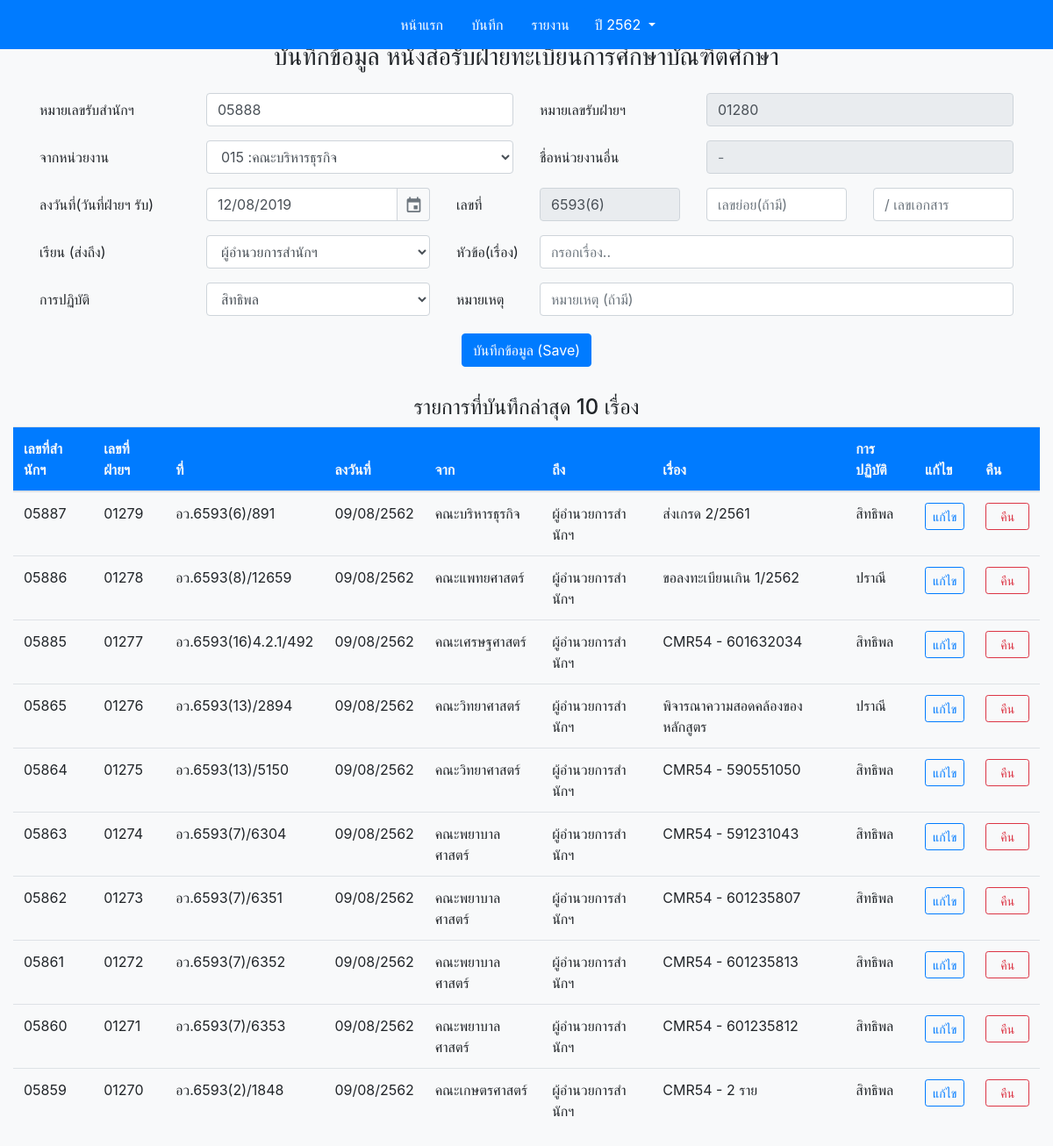
Page /edit.php on the committed database.
### tables this page shows
CREATE TABLE `doc` (
  `reg_num` smallint(5) UNSIGNED ZEROFILL NOT NULL DEFAULT 00000,
  `gra_num` smallint(5) UNSIGNED ZEROFILL NOT NULL,
  `date` date NOT NULL,
  `fac_id` smallint(3) NOT NULL DEFAULT 0,
  `from_sub_num` varchar(15) NOT NULL,
  `from_run_num` varchar(15) DEFAULT NULL,
  `dear_to_id` tinyint(1) NOT NULL DEFAULT 0,
  `title` varchar(250) NOT NULL,
  `staff_id` tinyint(1) NOT NULL,
  `status` bit(1) DEFAULT b'1' COMMENT '0 = คืน',
  `year_show` smallint(4) NOT NULL DEFAULT 0
);

CREATE TABLE `fac` (
  `fac_id` smallint(3) UNSIGNED ZEROFILL NOT NULL,
  `fac_name` varchar(70) NOT NULL,
  `fac_name_eng` varchar(255) DEFAULT '',
  `fac_doc_code` varchar(15) NOT NULL DEFAULT ''
);

CREATE TABLE `dear_to` (
  `dear_to_id` tinyint(1) NOT NULL DEFAULT 0,
  `dear_to_title` varchar(60) DEFAULT NULL
);

CREATE TABLE `staff` (
  `staff_id` tinyint(1) UNSIGNED NOT NULL,
  `staff_name` varchar(20) NOT NULL,
  `staff_surname` varchar(20) NOT NULL
);

### fetch.php (the view, shortened to what this page needs)
<?php
require_once("config.inc");
$year_show = !empty($_GET["get_year_show"]) ? $_GET["get_year_show"] : date("Y")+543;
if(isset($_GET['s']) && $_GET['s']!=''){
  $search_text = $_GET['s'];
  $sql = "SELECT * FROM doc LEFT JOIN fac ON doc.fac_id = fac.fac_id
        LEFT JOIN others_fac ON (doc.gra_num = others_fac.gra_num AND doc.year_show = others_fac.year_show)
        LEFT JOIN staff ON doc.staff_id = staff.staff_id
        LEFT JOIN dear_to ON doc.dear_to_id = dear_to.dear_to_id
        LEFT JOIN tips ON (doc.gra_num = tips.gra_num AND doc.year_show = tips.year_show)
        WHERE doc.year_show ='$year_show' AND (doc.reg_num LIKE '%$search_text%'
        OR doc.date LIKE '%$search_text%'
        OR doc.title LIKE '%$search_text%'
        OR doc.gra_num LIKE '%$search_text%'
        OR fac.fac_name LIKE '%$search_text%'
        OR staff.staff_name LIKE '%$search_text%'
        OR others_fac.fac_name LIKE '%$search_text%')
        ORDER BY doc.gra_num DESC";
  $table_h = "ผลการค้นหาทั้งหมด";
}
elseif(isset($show_in_edit)){
  $sql = "SELECT * FROM doc LEFT JOIN fac ON doc.fac_id = fac.fac_id
        LEFT JOIN others_fac ON (doc.gra_num = others_fac.gra_num AND doc.year_show = others_fac.year_show)
        LEFT JOIN staff ON doc.staff_id = staff.staff_id
        LEFT JOIN dear_to ON doc.dear_to_id = dear_to.dear_to_id
        LEFT JOIN tips ON (doc.gra_num = tips.gra_num AND doc.year_show = tips.year_show)
        WHERE doc.year_show ='$year_show'
        ORDER BY doc.gra_num DESC LIMIT 10";
  $table_h = "รายการที่บันทึกล่าสุด";
}
$query = $mysqli -> query($sql);
if($query -> num_rows>0){
  $num_rows = $query -> num_rows;
  $limitpage = $num_rows>190 ? 20 : ceil($num_rows/10);?>
    <h4 id="table_title" align="center"> <?=$table_h." ".$num_rows?> เรื่อง</h4>
    <table id="table01" class="table table-hover ">
      <thead>
        <tr class="bg-primary text-light">
          <th scope="col">เลขที่สำนักฯ</th>
          <th scope="col">เลขที่ฝ่ายฯ</th>
          <th scope="col">ที่</th>
          <th scope="col">ลงวันที่</th>
          <th scope="col">จาก</th>
          <th scope="col">ถึง</th>
          <th scope="col">เรื่อง</th>
          <th scope="col">การปฏิบัติ</th>
          <th scope="col">แก้ไข</th>
          <th scope="col">คืน</th>
        </tr>
      </thead>
      <tbody>
      <?php while($row = $query -> fetch_array()){?>
        <tr <?php if($row[9]==0){ echo"class='text-muted'";}?> data-container="body" data-toggle="tooltip" data-placement="bottom" title="<?=$row[25]?>">
            <td><?=sprintf("%05d", $row[0])?></td>
            <td><?=$row[1]?></td>
            <td><?php $doc_num =($row[18]!=null)? $row[18]:"อว.".$row[14]; echo $doc_num.$row[4]."/".$row[5];?></td>
            <td><?=date("d/m",strtotime($row[2]))?>/<?=$row[10]?></td>
            <td><?php $doc_fac = ($row[17])? $row[17] : $row[12]; echo mb_strimwidth($doc_fac, 0, 20, "...");?></td>
            <td><?=$row[23]?></td>
            <td><?php echo mb_strimwidth($row[7], 0, 65, "...")?></td>
            <td><?=$row[20]?></td>
            <?php if($row[9]!=0){ ?>
                    <td><a role="button" class="btn btn-outline-primary btn-sm" href="modify.php?gra_num=<?=$row[1]?>&year_show=<?=$year_show?>">แก้ไข</a></td>
                    <td><button  id="return" type="button" class="btn btn-outline-danger btn-sm" data-toggle="modal" data-gra_num="<?=$row[1]?>" data-target="#returnModal">&nbsp;&nbsp;คืน&nbsp;&nbsp;</button></td>
                <?php }
                  else{ ?>
                    <td colspan="2"><button type="button" class="btn btn-outline-secondary btn-sm" disabled>คืนเรื่องแล้ว</button></td>
            <?php }?>
          </tr>
      <?php }?>
      </tbody>
      </table>
<?php }
else {?>
<h4 align="center">ไม่พบหนังสือรับตามข้อมูลที่ท่านค้นหา</h4>
<?php };?>

### inputform.php (shortened to what this page needs)
<form class="needs-validation" novalidate style="margin:auto" action="<?=$action?>" method="POST">
    <div class="form-group row">
      <label for="reg_num" class="col-lg-2 col-form-label">หมายเลขรับสำนักฯ</label>
      <div class="col-lg-4">
        <input maxlength="5" name="reg_num" class="form-control" type="text" placeholder="เลขรับสำนัก" value="<?=sprintf("%05s",$past_reg_num)?>"  required>
      </div>
      <label for="gra_num" class="col-lg-2 col-form-label">หมายเลขรับฝ่ายฯ</label>
      <div class="col-lg-4">
        <input maxlength="5"  name ="gra_num" class="form-control" type="text" placeholder="เลขรับห้อง" value="<?=sprintf("%05s",$past_gra_num)?>" readonly required>
      </div>
    </div>
    <div class="form-group row">
      <label for="fac" class="col-2 col-form-label">จากหน่วยงาน</label>
      <div class="col-4">
        <select class="form-control" id="fac" name="fac_id" onchange="ChangeOthersFacInput()">
        <?php while($row_assoc = $query_fac -> fetch_assoc()){?>
          <option id="fac_id" value="<?=$row_assoc['fac_id']?>"
              <?php if($row_assoc['fac_id']==$past_fac_id){?> selected <?php }?>>
                <?=$row_assoc['fac_id'].' :'.$row_assoc['fac_name']?>
          </option> <?php }?>
      </select>
      </div>
      <label for="others_fac" class="col-lg-2 col-form-label">ชื่อหน่วยงานอื่น</label>
      <div id ="others_fac_type" class="col-lg-4">
        <input name ="others_fac" id ="others_fac" class="form-control" type="text" placeholder="-"  value="<?=$others_fac_name?>"  <?php if($past_fac_id!='999'){ ?> readonly <?php } ?>>
      </div>
    </div>
    <div class="form-group row">
      <label for="datepicker" class="col-md-2 col-form-label">ลงวันที่(วันที่ฝ่ายฯ รับ)</label>
      <div class="col-md-3">
        <input  maxlength="10" name="datepicker" class="form-control" id="datepicker" value="<?=$date?>" required>
      </div>
      <label for="fac_code" class="col-sm-1 col-form-label">เลขที่</label>
      <div id="fac_code_show" class="col-sm-2">
        <input name="fac_code" idode" class="form-control" type="text" placeholder="เลขหน่วยงาน" value="<?=$past_fac_doc_code?>" <?php if($past_fac_id!='999'){ ?> readonly <?php } ?> required>
      </div>
      <div class="col-sm-2">
        <input id="from_sub_num" name="from_sub_num" class="form-control" type="text" placeholder="เลขย่อย(ถ้ามี)" value="<?=$from_sub_num?>">
      </div>
      <div class="col-sm-2">
        <input id="from_run_num" name="from_run_num" class="form-control" type="text" placeholder="/ เลขเอกสาร" value="<?=$from_run_num?>" required autofocus>
      </div>
    </div>
    <div class="form-group row">
    <label for="dear_to" class="col-md-2 col-form-label">เรียน (ส่งถึง)</label>
      <div class="col-md-3">
        <select class="form-control" id="dear_to" name="dear_to">
        <?php while($row_dear_to = $query_dear_to -> fetch_assoc()){?>
        <option value="<?=$row_dear_to['dear_to_id']?>" <?php if($row_dear_to['dear_to_id']==$dear_to){?> selected <?php }?>><?=$row_dear_to['dear_to_title']?></option>
        <?php }?>
        </select>
      </div>
      <label for="title" class="col-md-1 col-form-label">หัวข้อ(เรื่อง)</label>
      <div class="col-md-6">
        <input name="title" id="title" class="form-control" type="text" placeholder="กรอกเรื่อง.." value="<?=$title?>" required>
      </div>
    </div>
    <div class="form-group row">
      <label for="staff_id" class="col-md-2 col-form-label">การปฏิบัติ</label>
      <div class="col-md-3">
        <select class="form-control" id="staff_id" name="staff_id">
        <?php while($row_staff = $query_staff->fetch_assoc()){?>
        <option id="staff" value="<?=$row_staff['staff_id']?>" <?php if($row_staff['staff_id']==$past_staff_id){?> selected <?php }?>><?=$row_staff['staff_name']?></option>
        <?php }?>
        </select>
      </div>
      <label for="tips-othersfac" class="col-md-1 col-form-label">หมายเหตุ</label>
      <div class="col-md-6">
        <input name="tips" id="tips" class="form-control" type="text" value="<?=$tips?>" placeholder="หมายเหตุ (ถ้ามี)">
      </div>
    </div>

### rows in the picture
doc: reg_num "05888", gra_num "01280", fac_code "6593(6)", reg_num "05887", gra_num "01279", doc_num "อว.6593(6)", from_run_num "891", date "09/08", year_show "2562", fac.fac_name "คณะบริหารธุรกิจ", dear_to.dear_to_title "ผู้อำนวยการสำนักฯ", title "ส่งเกรด 2/2561", staff.staff_name "สิทธิพล"
doc: reg_num "05886", gra_num "01278", doc_num "อว.6593(8)", from_run_num "12659", date "09/08", year_show "2562", fac.fac_name "คณะแพทยศาสตร์", dear_to.dear_to_title "ผู้อำนวยการสำนักฯ", title "ขอลงทะเบียนเกิน 1/2562", staff.staff_name "ปราณี"
doc: reg_num "05885", gra_num "01277", doc_num "อว.6593(16)", from_sub_num "4.2.1", from_run_num "492", date "09/08", year_show "2562", fac.fac_name "คณะเศรษฐศาสตร์", dear_to.dear_to_title "ผู้อำนวยการสำนักฯ", title "CMR54 - 601632034", staff.staff_name "สิทธิพล"
doc: reg_num "05865", gra_num "01276", doc_num "อว.6593(13)", from_run_num "2894", date "09/08", year_show "2562", fac.fac_name "คณะวิทยาศาสตร์", dear_to.dear_to_title "ผู้อำนวยการสำนักฯ", title "พิจารณาความสอดคล้องของหลักสูตร", staff.staff_name "ปราณี"
doc: reg_num "05864", gra_num "01275", doc_num "อว.6593(13)", from_run_num "5150", date "09/08", year_show "2562", fac.fac_name "คณะวิทยาศาสตร์", dear_to.dear_to_title "ผู้อำนวยการสำนักฯ", title "CMR54 - 590551050", staff.staff_name "สิทธิพล"
doc: reg_num "05863", gra_num "01274", doc_num "อว.6593(7)", from_run_num "6304", date "09/08", year_show "2562", fac.fac_name "คณะพยาบาลศาสตร์", dear_to.dear_to_title "ผู้อำนวยการสำนักฯ", title "CMR54 - 591231043", staff.staff_name "สิทธิพล"
doc: reg_num "05862", gra_num "01273", doc_num "อว.6593(7)", from_run_num "6351", date "09/08", year_show "2562", fac.fac_name "คณะพยาบาลศาสตร์", dear_to.dear_to_title "ผู้อำนวยการสำนักฯ", title "CMR54 - 601235807", staff.staff_name "สิทธิพล"
doc: reg_num "05861", gra_num "01272", doc_num "อว.6593(7)", from_run_num "6352", date "09/08", year_show "2562", fac.fac_name "คณะพยาบาลศาสตร์", dear_to.dear_to_title "ผู้อำนวยการสำนักฯ", title "CMR54 - 601235813", staff.staff_name "สิทธิพล"
doc: reg_num "05860", gra_num "01271", doc_num "อว.6593(7)", from_run_num "6353", date "09/08", year_show "2562", fac.fac_name "คณะพยาบาลศาสตร์", dear_to.dear_to_title "ผู้อำนวยการสำนักฯ", title "CMR54 - 601235812", staff.staff_name "สิทธิพล"
doc: reg_num "05859", gra_num "01270", doc_num "อว.6593(2)", from_run_num "1848", date "09/08", year_show "2562", fac.fac_name "คณะเกษตรศาสตร์", dear_to.dear_to_title "ผู้อำนวยการสำนักฯ", title "CMR54 - 2 ราย", staff.staff_name "สิทธิพล"

### other values in the picture
$year_show "2562"
$table_h "รายการที่บันทึกล่าสุด"
$num_rows "10"
form field fac_id "015 :คณะบริหารธุรกิจ"
form field dear_to "ผู้อำนวยการสำนักฯ"
form field staff_id "สิทธิพล"
